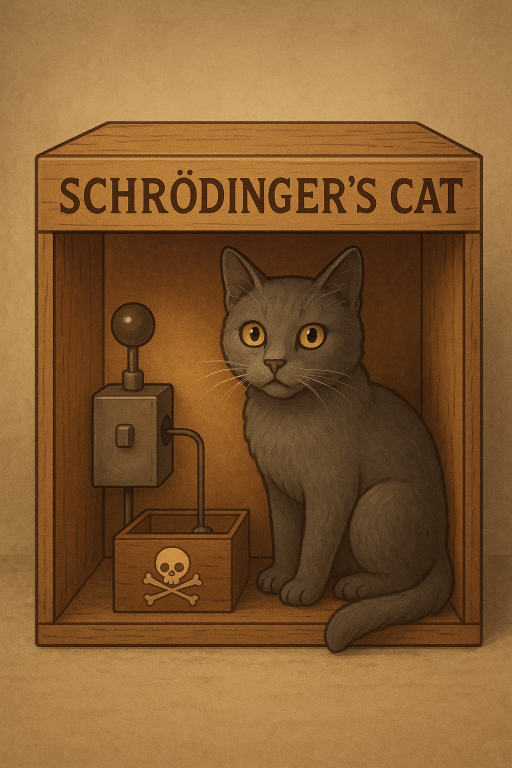
#> input picture assets/SCA.png, 1024 x 1536 px (shown at 1/2 size)
$ python make-image-figures.py
#> lines starting #> are read from the running program, lines starting #| are printed output that depends on the picture
#!/usr/bin/env python3
"""Build the figures for the "Digital Images as Matrices" section.

Reads the colour source image, converts it to grayscale, and writes the
grayscale photograph together with the variants obtained by the matrix
operations discussed in the section:

    negative      255 J - M          scalar multiplication and addition
    brighter      1.4 M  (clipped)   scalar multiplication
    transpose     M^T                transposition
    flip-lr       M R                right multiplication by a reversal matrix
    flip-ud       R M                left  multiplication by a reversal matrix
    scrambled     P M                left  multiplication by a permutation matrix
    restored      P^{-1} (P M)       the inverse undoes the scramble

It also crops a small detail, reduces it to a DETAIL_ROWS x DETAIL_COLS block
of pixels, saves a magnified view of that block, and prints the block's integer
entries in three ready-to-paste forms: a PreTeXt bmatrix, a Sage matrix
literal, and a plain grid.

Usage:
    python3 scripts/make-image-figures.py [--crop L T R B]

where L T R B are the detail crop box as fractions of the image width/height.
"""

import argparse
from pathlib import Path

import numpy as np
from PIL import Image

ROOT = Path(__file__).resolve().parent.parent
SOURCE = ROOT / "assets" / "SCA.png"
OUTDIR = ROOT / "assets" / "images"

# Width, in pixels, of the full-photograph figures written for the book.
FIGURE_WIDTH = 520

# Size of the small detail block whose entries are printed into the section.
DETAIL_ROWS = 16
DETAIL_COLS = 12

# Width, in pixels, of the magnified view of that block.
DETAIL_WIDTH = 360

# Default detail crop, as (left, top, right, bottom) fractions of the image:
# the cat's left eye, chosen because its dark pupil against the bright iris gives
# the block the widest range of intensities in the picture.
DEFAULT_CROP = (0.4442, 0.3808, 0.5596, 0.4833)


def to_grayscale(rgb: Image.Image) -> Image.Image:
    """Collapse colour to a single intensity per pixel.

    Pillow's "L" conversion applies the ITU-R 601-2 luma transform,
    0.299 R + 0.587 G + 0.114 B, which is the weighted average of the three
    colour planes quoted in the section.
    """
    return rgb.convert("L")


def save(array: np.ndarray, name: str) -> None:
    """Write a uint8 array to OUTDIR/<name>.png."""
    path = OUTDIR / f"{name}.png"
    Image.fromarray(array.astype(np.uint8), mode="L").save(path)
    print(f"  wrote {path.relative_to(ROOT)}  ({array.shape[0]}x{array.shape[1]})")


def reversal(n: int) -> np.ndarray:
    """The n x n reversal matrix: the identity with its columns in reverse."""
    return np.eye(n, dtype=int)[:, ::-1]


def main() -> None:
    parser = argparse.ArgumentParser()
    parser.add_argument("--crop", nargs=4, type=float, metavar=("L", "T", "R", "B"),
                        default=DEFAULT_CROP,
                        help="detail crop box as fractions of width/height")
    args = parser.parse_args()

    if not SOURCE.exists():
        raise SystemExit(f"missing source image: {SOURCE}")
    OUTDIR.mkdir(parents=True, exist_ok=True)

    original = Image.open(SOURCE)
#> original is the input picture: PIL image 1024x1536 RGB; mean R, G, B 132.9, 92.4, 49.1
    print(f"source: {SOURCE.relative_to(ROOT)}  {original.size}  {original.mode}")
#| source: assets/SCA.png  (1024, 1536)  RGB

    # --- the full photograph, in colour and in grayscale ----------------------
    scale = FIGURE_WIDTH / original.width
#> scale = 0.508
    box = (FIGURE_WIDTH, round(original.height * scale))
#> box = (520, 780)
    colour = original.convert("RGB").resize(box, Image.LANCZOS)
    colour.save(OUTDIR / "sca-colour.png")
    print(f"  wrote {(OUTDIR / 'sca-colour.png').relative_to(ROOT)}  ({box[0]}x{box[1]})")
#|   wrote assets/images/sca-colour.png  (520x780)

    gray = to_grayscale(colour)
    M = np.asarray(gray, dtype=int)
    rows, cols = M.shape
#> rows = 780; cols = 520
    save(M, "sca-gray")
#|   wrote assets/images/sca-gray.png  (780x520)

    # --- one figure per matrix operation -------------------------------------
    J = np.ones_like(M)
    save(255 * J - M, "sca-negative")
#> call 2 of save, with name = 'sca-negative'
#> in save (call 2), `Image.fromarray(array.astype(np.uint8), mode="L").save(path)`:
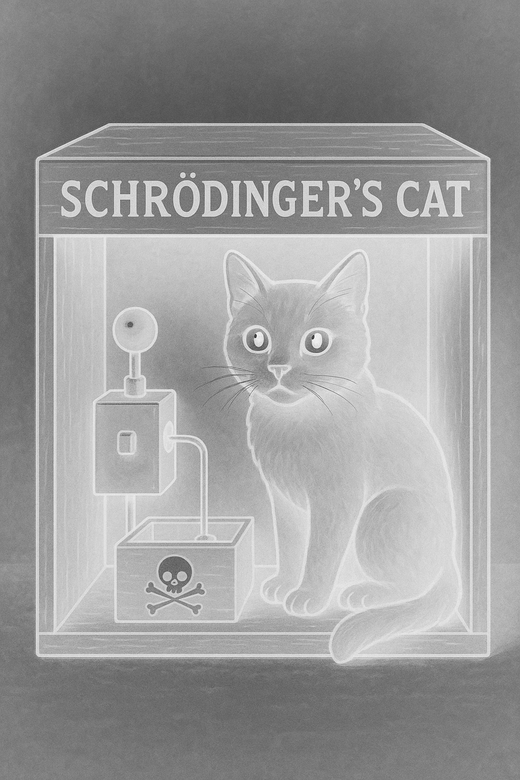
#> saved as sca-negative.png: PIL image 520x780 L; min 41, max 253, mean 155.4
#|   wrote assets/images/sca-negative.png  (780x520)
    save(np.clip(1.4 * M, 0, 255), "sca-brighter")
#> call 3 of save, with name = 'sca-brighter'
#> in save (call 3), `Image.fromarray(array.astype(np.uint8), mode="L").save(path)`:
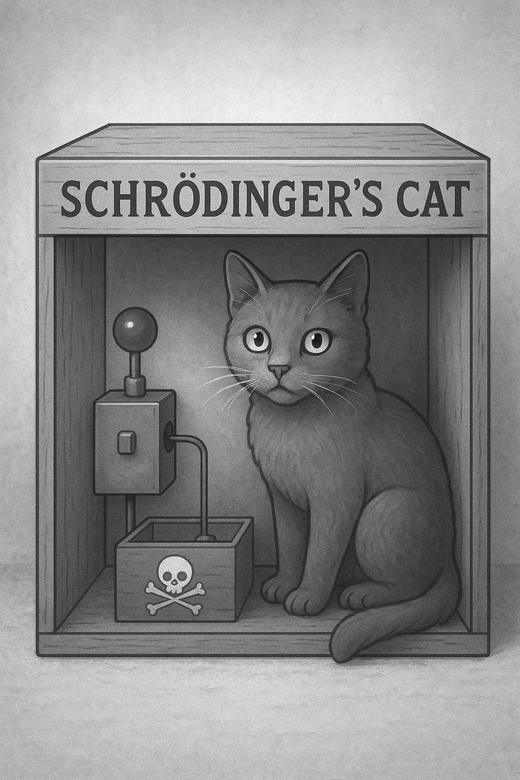
#> saved as sca-brighter.png: PIL image 520x780 L; min 2, max 255, mean 138.9
#|   wrote assets/images/sca-brighter.png  (780x520)
    save(M.T, "sca-transpose")
#> call 4 of save, with name = 'sca-transpose'
#> in save (call 4), `Image.fromarray(array.astype(np.uint8), mode="L").save(path)`:
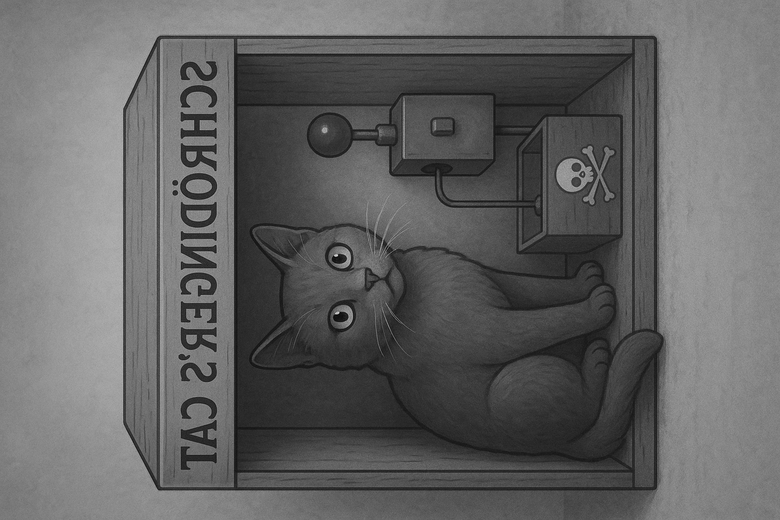
#> saved as sca-transpose.png: PIL image 780x520 L; min 2, max 214, mean 99.6
#|   wrote assets/images/sca-transpose.png  (520x780)
    save(M @ reversal(cols), "sca-flip-lr")
#> in save (call 5), `Image.fromarray(array.astype(np.uint8), mode="L").save(path)`:
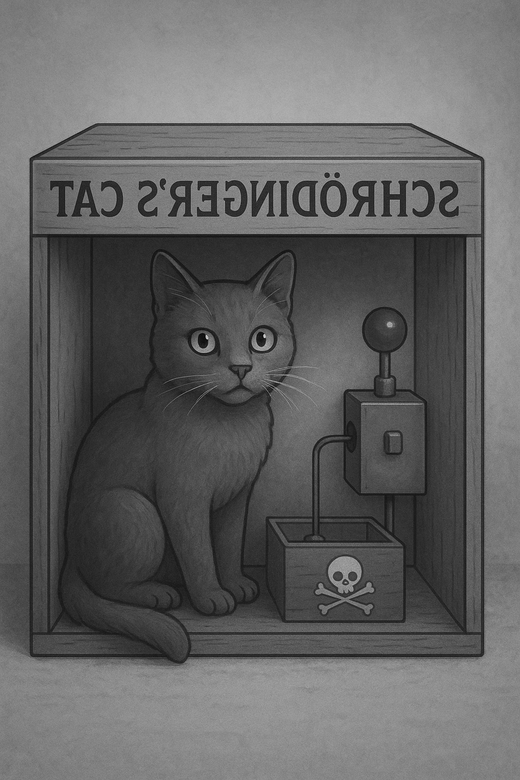
#> saved as sca-flip-lr.png: PIL image 520x780 L; min 2, max 214, mean 99.6
#|   wrote assets/images/sca-flip-lr.png  (780x520)
    save(reversal(rows) @ M, "sca-flip-ud")
#> in save (call 6), `Image.fromarray(array.astype(np.uint8), mode="L").save(path)`:
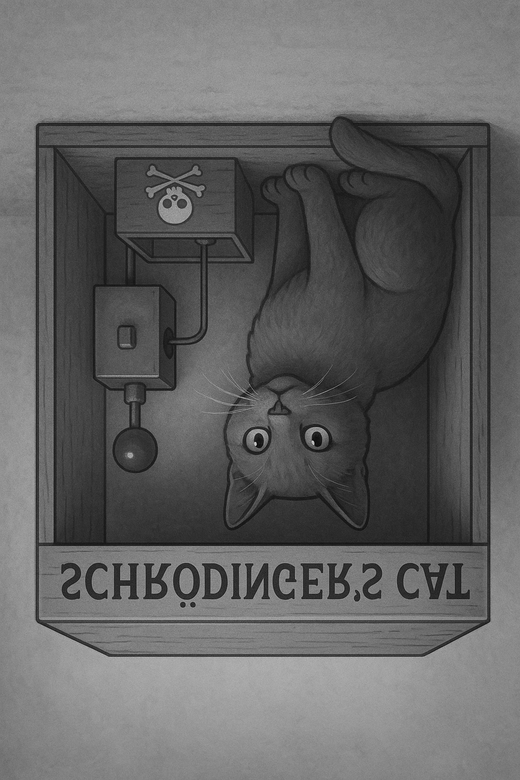
#> saved as sca-flip-ud.png: PIL image 520x780 L; min 2, max 214, mean 99.6
#|   wrote assets/images/sca-flip-ud.png  (780x520)

    # A permutation that shuffles the rows into a fixed, reproducible order,
    # then its inverse putting them back.
    order = np.random.default_rng(53).permutation(rows)
    P = np.eye(rows, dtype=int)[order]
    scrambled = P @ M
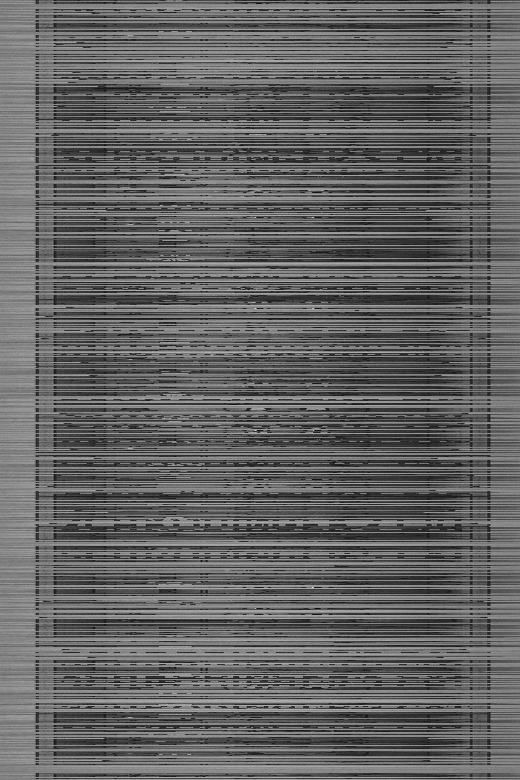
#> scrambled: shape (780, 520) int64; min 2, max 214, mean 99.6
    save(scrambled, "sca-scrambled")
#|   wrote assets/images/sca-scrambled.png  (780x520)
#|   wrote assets/images/sca-restored.png  (780x520)
    restored = P.T @ scrambled          # P is orthogonal, so P^{-1} = P^T
    save(restored, "sca-restored")
    assert np.array_equal(restored, M), "P^T P M did not return the original"

    # --- the small detail block ----------------------------------------------
    # D is built from M itself, not from the original file, so that the section can
    # describe it exactly: take a patch of M and average it in square blocks. The
    # patch is snapped so its height and width are whole multiples of the block
    # size, which makes every entry of D the mean of the same number of pixels.
    left, top, right, bottom = args.crop
    r0, c0 = round(top * rows), round(left * cols)
#> r0 = 297; c0 = 231
    block_h = round((bottom - top) * rows) // DETAIL_ROWS
#> block_h = 5
    block_w = round((right - left) * cols) // DETAIL_COLS
#> block_w = 5
    if block_h != block_w:
        block_h = block_w = min(block_h, block_w)
    patch = M[r0:r0 + DETAIL_ROWS * block_h, c0:c0 + DETAIL_COLS * block_w]

    D = (patch.reshape(DETAIL_ROWS, block_h, DETAIL_COLS, block_w)
              .mean(axis=(1, 3)).round().astype(int))

    magnified = Image.fromarray(D.astype(np.uint8), mode="L").resize(
        (DETAIL_WIDTH, round(DETAIL_WIDTH * DETAIL_ROWS / DETAIL_COLS)), Image.NEAREST)
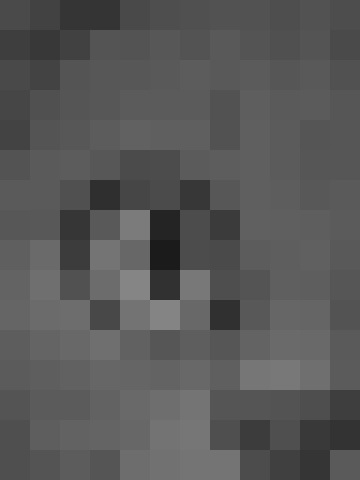
#> magnified: PIL image 360x480 L; min 27, max 133, mean 87.7
    magnified.save(OUTDIR / "sca-detail.png")
    print(f"  wrote {(OUTDIR / 'sca-detail.png').relative_to(ROOT)}"
          f"  ({DETAIL_ROWS}x{DETAIL_COLS} block, magnified)")

    # Where the detail sits in M, for the caption and the surrounding prose.
    print(f"\ndetail patch of the {rows}x{cols} matrix M: "
          f"rows {r0}-{r0 + DETAIL_ROWS * block_h - 1}, "
          f"columns {c0}-{c0 + DETAIL_COLS * block_w - 1}, "
          f"averaged in {block_h}x{block_w} blocks")
#| detail patch of the 780x520 matrix M: rows 297-376, columns 231-290, averaged in 5x5 blocks
    print(f"detail range: min {D.min()}, max {D.max()}, mean {D.mean():.1f}")
#| detail range: min 27, max 133, mean 87.7

    width = max(len(str(v)) for v in D.flatten())
#> width = 3

    print("\n--- PreTeXt bmatrix ---")
    for i, row in enumerate(D):
        cells = " \\amp ".join(f"{v:{width}d}" for v in row)
        print(f"            {cells}" + (" \\\\" if i < DETAIL_ROWS - 1 else ""))
#> this loop made 16 passes
#> row on passes 1 to 12: [74, 66, 53, 52, 73, 78, 80, 82, 82, 78, 82, 77], [62, 56, 65, 84, 83, 87, 83, 89, 84, 80, 84, 74], [73, 67, 84, 87, 87, 89, 92, 89, 91, 86, 89, 81], [70, 80, 85, 87, 91, 91, 91, 82, 94, 90, 91, 86], [67, 84, 87, 92, 97, 95, 95, 82, 95, 91, 85, 86], [83, 90, 92, 87, 75, 76, 91, 93, 95, 91, 86, 86], [90, 90, 80, 47, 70, 75, 55, 87, 95, 93, 88, 90], [87, 88, 54, 89, 123, 36, 76, 59, 96, 95, 94, 91], [95, 106, 60, 116, 103, 27, 76, 74, 92, 94, 96, 89], [99, 111, 81, 108, 133, 49, 120, 78, 84, 95, 94, 86], [101, 107, 109, 72, 115, 132, 104, 48, 88, 102, 101, 83], [93, 100, 104, 111, 97, 86, 94, 86, 99, 106, 105, 90]
#|              74 \amp  66 \amp  53 \amp  52 \amp  73 \amp  78 \amp  80 \amp  82 \amp  82 \amp  78 \amp  82 \amp  77 \\
#|              62 \amp  56 \amp  65 \amp  84 \amp  83 \amp  87 \amp  83 \amp  89 \amp  84 \amp  80 \amp  84 \amp  74 \\
#|              73 \amp  67 \amp  84 \amp  87 \amp  87 \amp  89 \amp  92 \amp  89 \amp  91 \amp  86 \amp  89 \amp  81 \\
#|              70 \amp  80 \amp  85 \amp  87 \amp  91 \amp  91 \amp  91 \amp  82 \amp  94 \amp  90 \amp  91 \amp  86 \\
#|              67 \amp  84 \amp  87 \amp  92 \amp  97 \amp  95 \amp  95 \amp  82 \amp  95 \amp  91 \amp  85 \amp  86 \\
#|              83 \amp  90 \amp  92 \amp  87 \amp  75 \amp  76 \amp  91 \amp  93 \amp  95 \amp  91 \amp  86 \amp  86 \\
#|              90 \amp  90 \amp  80 \amp  47 \amp  70 \amp  75 \amp  55 \amp  87 \amp  95 \amp  93 \amp  88 \amp  90 \\
#|              87 \amp  88 \amp  54 \amp  89 \amp 123 \amp  36 \amp  76 \amp  59 \amp  96 \amp  95 \amp  94 \amp  91 \\
#> (further printed lines are left out)

    print("\n--- Sage matrix literal ---")
    for i, row in enumerate(D):
        cells = ", ".join(f"{v:{width}d}" for v in row)
        open_, close = ("[[", "],") if i == 0 else ("[", "],")
        if i == DETAIL_ROWS - 1:
            close = "]]"
        print(f"        {open_}{cells}{close}")
#> this loop made 16 passes
#|         [[ 74,  66,  53,  52,  73,  78,  80,  82,  82,  78,  82,  77],
#|         [ 62,  56,  65,  84,  83,  87,  83,  89,  84,  80,  84,  74],
#|         [ 73,  67,  84,  87,  87,  89,  92,  89,  91,  86,  89,  81],
#|         [ 70,  80,  85,  87,  91,  91,  91,  82,  94,  90,  91,  86],
#|         [ 67,  84,  87,  92,  97,  95,  95,  82,  95,  91,  85,  86],
#|         [ 83,  90,  92,  87,  75,  76,  91,  93,  95,  91,  86,  86],
#|         [ 90,  90,  80,  47,  70,  75,  55,  87,  95,  93,  88,  90],
#|         [ 87,  88,  54,  89, 123,  36,  76,  59,  96,  95,  94,  91],
#> (further printed lines are left out)

    print("\n--- plain grid ---")
    for row in D:
        print("  " + " ".join(f"{v:{width}d}" for v in row))


if __name__ == "__main__":
    main()
